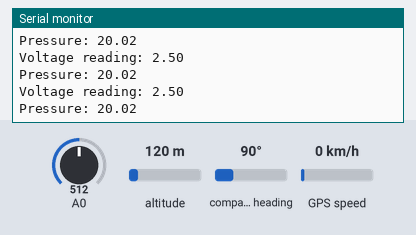
The sketch below on a simulated Arduino Uno, built with avr-gcc and run on an emulated ATmega328P. Parts: the last lines printed to the serial monitor. Inputs (shaded band) come from the test bench; at power-on: A0 = 512, altitude 120 m, compass heading 90°, GPS speed 0 km/h. The GPS gets a fix after 3 s at 37.7749, -122.4194 with 8 satellites; the modem accepts every AT command (registered, SIM ready, sends succeed) and sends nothing else.

Above: at 7.5 s.
7.6 s: A0 set to 945
At 8.9 s:
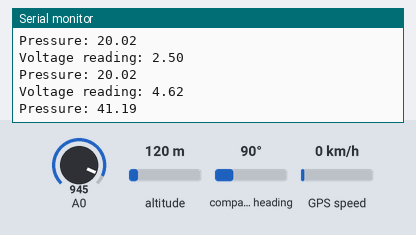
9.1 s: A0 set to 975
At 11.6 s:
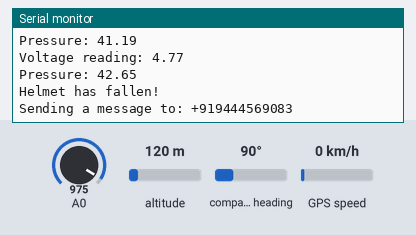
Timing chart, 0 to 13.1 s (numbered marks = the images above; inputs shaded):
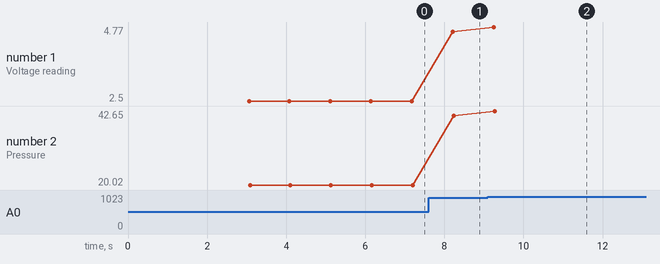

The sketch:

alert_helmet.ino
```cpp
#include <TinyGPS++.h>
#include <SoftwareSerial.h>

const float VOLTAGE_AT_ZERO_PRESSURE = 0.5;
const float VOLTAGE_PER_UNIT_PRESSURE = 0.1;

const float FALL_THRESHOLD_PRESSURE = 42.0;

TinyGPSPlus gps;

SoftwareSerial gsmModule(5, 4);
SoftwareSerial gpsSerial(2, 3);

float calculatePressure(int analogReading) {
    float voltage = analogReading * (5.0 / 1023.0);
    Serial.print("Voltage reading: ");
    Serial.println(voltage);
    float pressure = (voltage - VOLTAGE_AT_ZERO_PRESSURE) / VOLTAGE_PER_UNIT_PRESSURE;
    return pressure;
}

void sendMessage(String phoneNumber, String message) {
    Serial.println("Sending a message to: " + phoneNumber);
    gsmModule.println("AT+CMGF=1");
    delay(1000);
    gsmModule.print("AT+CMGS=\"");
    gsmModule.print(phoneNumber);
    gsmModule.println("\"");
    delay(1000);
    gsmModule.print(message);
    delay(100);
    gsmModule.println((char)26);
    delay(5000);
    Serial.println("Message sent.");
}

void setup() {
    Serial.begin(9600);
    gsmModule.begin(9600);
    delay(1000);
    Serial.println("Initializing GSM module...");
    gsmModule.write("AT\r\n");
    delay(1000);
    gsmModule.write("ATE0\r\n");
    delay(1000);
    Serial.println("Initializing GPS module...");
    gpsSerial.begin(9600);
    Serial.println("GPS module initialized.");
    pinMode(A0, INPUT);
}

void loop() {
    int sensorValue = analogRead(A0);
    float pressure = calculatePressure(sensorValue);
    Serial.print("Pressure: ");
    Serial.println(pressure);
    while (gpsSerial.available() > 0) {
        gps.encode(gpsSerial.read());
    }
    if (pressure >= FALL_THRESHOLD_PRESSURE) {
        Serial.println("Helmet has fallen!");
        delay(1000);
        if (gps.location.isValid()) {
            double latitude = gps.location.lat();
            double longitude = gps.location.lng();
            String message = "Helmet has fallen! Location: Latitude " + String(latitude, 6) + ", Longitude " + String(longitude, 6);
            sendMessage("+919444569083", message);
        } else {
            sendMessage("+919444569083", "Helmet has fallen! Location data not available.");
        }
        delay(2000);
    }
    delay(1000);
}
```

Measured:
- the behaviour switches between 961 and 962 on A0 (found by bisection; images 1 and 2)
- after the input at 7.6 s, the serial monitor: prints a new line after 0.61 s (image 1)
- after the input at 9.1 s, the serial monitor: prints a new line after 0.14 s (image 2)
- plotted number 1: 2.5 → 4.62 after the input at 7.6 s, 4.62 → 4.77 after the input at 9.1 s
- plotted number 2: 20.02 → 41.19 after the input at 7.6 s, 41.19 → 42.65 after the input at 9.1 s
